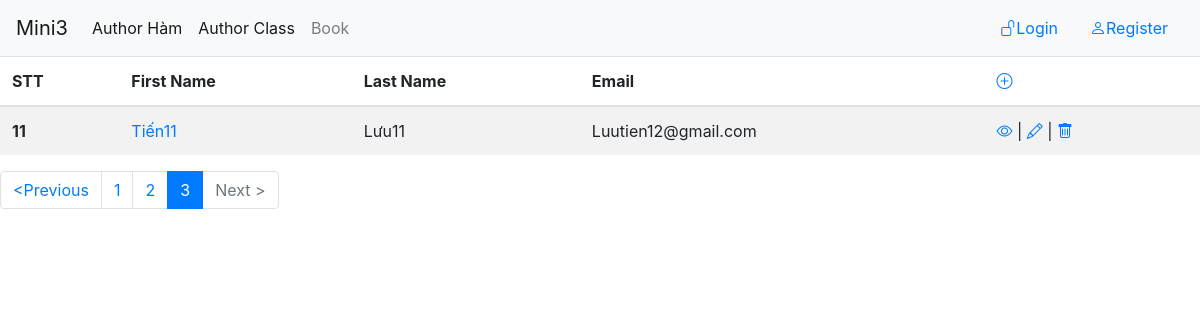
Screenshot of /all-author?page=3 with the database file from the repository.
### myapp/models.py (models this page shows, shortened)
class Author(models.Model):
    first_name = models.CharField(max_length=30)
    last_name = models.CharField(max_length=30)
    email = models.EmailField()
    class Meta:
        db_table='Author'

### myapp/base_class_views.py (the view)
# urls.py: url(r"^all-author$",base_class_views.AuthorListView.as_view(), name="all-author"),
class AuthorListView(ListView):
    context_object_name= "all_authors"  # doi 'object_list' thanh gia tri cua context_object_name cho de nho
    template_name= "class_base/list_view.html" # Đổi template qua 'template_name'
    paginate_by=5
    def get_context_data(self, **kwargs):
        context= super().get_context_data(**kwargs)
        context['example'] = " Hello from addtional context"
        return context
    def get_queryset(self):
        return Author.objects.all()

### myapp/templatetags/myfilter.py (called while the page is built)
@register.filter
def make_range(number):
    return range(1,number+1)

@register.filter
def make_index_table(page,counter):
    pageginate_by=5
    return pageginate_by *(page-1) + counter

### myapp/templates/class_base/list_view.html (shortened to what this page needs)
<!DOCTYPE html>
<html lang="en">
<head>
    {% load myfilter %}
    <link rel="stylesheet" href="https://cdn.jsdelivr.net/npm/bootstrap@4.6.0/dist/css/bootstrap.min.css">
    <link rel="stylesheet" href="https://cdn.jsdelivr.net/npm/bootstrap-icons@1.5.0/font/bootstrap-icons.css">
</head>
<body>
    <div class="container-fluide">
        <nav class="navbar navbar-expand-lg navbar-light bg-light">
            <a class="navbar-brand" href="{% url 'index' %}">Mini3</a>
            <div class="collapse navbar-collapse" id="navbarSupportedContent">
              <ul class="navbar-nav mr-auto">
                <li class="nav-item active">
                  <a class="nav-link" href="{% url 'list_author' %}">Author Hàm <span class="sr-only">(current)</span></a>
                </li>
                <li class="nav-item active">
                  <a class="nav-link" href="{% url 'all-author' %}">Author Class <span class="sr-only">(current)</span></a>
                </li>
                <li class="nav-item">
                  <a class="nav-link" href="#">Book</a>
                </li>
              </ul>
              <ul class="nav justify-content-end">
                <li class="nav-item">
                  {% if user.is_authenticated %}
                  <a class="nav-link" href="{% url 'logout_user' %}">Welcome {{ user.first_name }} {{ user.last_name }} | <i class="bi bi-lock"></i>Logout</a>
                  {% else %}
                  <a class="nav-link" href="{% url 'login' %}"><i class="bi bi-unlock"></i>Login</a>
                  {% endif %}
                </li>
                <li class="nav-item">
                  <a class="nav-link" href="{% url 'register' %}"><i class="bi bi-person"></i>Register</a>
                </li>
              </ul>
            </div>
          </nav>
        <div class="row">
            <div class="col-md-12">
                <table class="table table-striped">
                    <thead>
                      <tr>
                        <th scope="col">STT</th>
                        <th scope="col">First Name</th>
                        <th scope="col">Last Name</th>
                        <th scope="col">Email </th>
                        <th scope="col"><a href="{% url 'insert-author' %}"><i class="bi bi-plus-circle"></i></a></th>
                      </tr>
                    </thead>
                    <tbody>
                            {% for author in all_authors %}
                                <tr>
                                    <th scope="row">{{ page_obj.number|make_index_table:forloop.counter }}</th>
                                    <td><a href="{% url 'view-author' pk=author.id %}">{{ author.first_name }}</a></td>
                                    <td>{{ author.last_name }}</td>
                                    <td>{{ author.email }}</td>
                                    <td>
                                        <a href="{% url 'view-author' pk=author.id %}"><i class="bi bi-eye"></i></a>
                                        | <a href="{% url 'edit-author' pk=author.id %}"><i class="bi bi-pencil"></i></a>
                                        | <a href="{% url 'remove-author' pk=author.id %}"><i class="bi bi-trash"></i></a>
                                    </td>
                                </tr>
                            {% endfor %}
                    </tbody>
                </table>
            </div>
        </div>
    </div>
    <nav aria-label="Page navigation example">
        <ul class="pagination">
          {% if page_obj.has_previous %}
          <li class="page-item">
            <a class="page-link" href="?page={{ page_obj.previous_page_number }}" aria-label="Previous">
              <span aria-hidden="true">	&lt;Previous</span>
            </a>
          </li>
          {% else %}
          <li class="page-item disabled">
            <a class="page-link" href="#" aria-label="Previous">
              <span aria-hidden="true">	&lt;</span>
            </a>
          </li>
          {% endif %}
          {% for page_index in page_obj.paginator.num_pages|make_range  %}
          {% if page_index == page_obj.number %}
          <li class="page-item active" aria-current="page">
              <a class="page-link" href="?page={{ page_index }}">{{page_index}}</a>
            </li>
          {% else %}
          <li class="page-item">
              <a class="page-link" href="?page={{ page_index }}">{{page_index}}</a>
            </li>
          {% endif %}
          {% endfor %}
          {% if page_obj.has_next %}
          <li class="page-item">
            <a class="page-link" href="?page={{ page_obj.next_page_number }}" aria-label="Next">
              <span aria-hidden="true">Next	&gt;</span>
            </a>
          </li>
          {% else %}
          <li class="page-item disabled">
            <a class="page-link" href="#" aria-label="Next">
              <span aria-hidden="true">Next	&gt;</span>
            </a>
          </li>
          {% endif %}
        </ul>
      </nav>
</body>
</html>

### rows the page displays
Author: number|make_index_table "11", first_name "Tiến11", last_name "Lưu11", email "Luutien12@gmail.com"

### other values shown
{{ page_index }} "1" "2"
{{ page_index }} "3"
